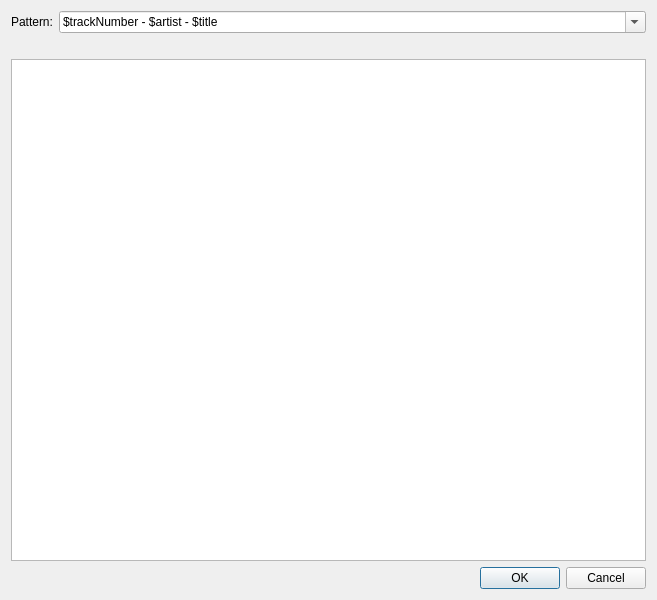
<?xml version="1.0" encoding="UTF-8"?>
<ui version="4.0">
 <class>RenameDialog</class>
 <widget class="QDialog" name="RenameDialog">
  <property name="geometry">
   <rect>
    <x>0</x>
    <y>0</y>
    <width>657</width>
    <height>600</height>
   </rect>
  </property>
  <property name="windowTitle">
   <string>Rename files...</string>
  </property>
  <layout class="QVBoxLayout" name="verticalLayout">
   <item>
    <layout class="QHBoxLayout" name="horizontalLayout">
     <item>
      <widget class="QLabel" name="label">
       <property name="text">
        <string>Pattern:</string>
       </property>
      </widget>
     </item>
     <item>
      <widget class="QComboBox" name="Pattern_">
       <property name="sizePolicy">
        <sizepolicy hsizetype="Expanding" vsizetype="Fixed">
         <horstretch>0</horstretch>
         <verstretch>0</verstretch>
        </sizepolicy>
       </property>
       <property name="editable">
        <bool>true</bool>
       </property>
       <item>
        <property name="text">
         <string notr="true">$trackNumber - $artist - $title</string>
        </property>
       </item>
      </widget>
     </item>
    </layout>
   </item>
   <item>
    <widget class="QLabel" name="PatternDescLabel_">
     <property name="text">
      <string/>
     </property>
    </widget>
   </item>
   <item>
    <widget class="QTreeView" name="Preview_"/>
   </item>
   <item>
    <widget class="QDialogButtonBox" name="buttonBox">
     <property name="orientation">
      <enum>Qt::Horizontal</enum>
     </property>
     <property name="standardButtons">
      <set>QDialogButtonBox::Cancel|QDialogButtonBox::Ok</set>
     </property>
    </widget>
   </item>
  </layout>
 </widget>
 <resources/>
 <connections>
  <connection>
   <sender>buttonBox</sender>
   <signal>accepted()</signal>
   <receiver>RenameDialog</receiver>
   <slot>accept()</slot>
   <hints>
    <hint type="sourcelabel">
     <x>248</x>
     <y>254</y>
    </hint>
    <hint type="destinationlabel">
     <x>157</x>
     <y>274</y>
    </hint>
   </hints>
  </connection>
  <connection>
   <sender>buttonBox</sender>
   <signal>rejected()</signal>
   <receiver>RenameDialog</receiver>
   <slot>reject()</slot>
   <hints>
    <hint type="sourcelabel">
     <x>316</x>
     <y>260</y>
    </hint>
    <hint type="destinationlabel">
     <x>286</x>
     <y>274</y>
    </hint>
   </hints>
  </connection>
 </connections>
</ui>
